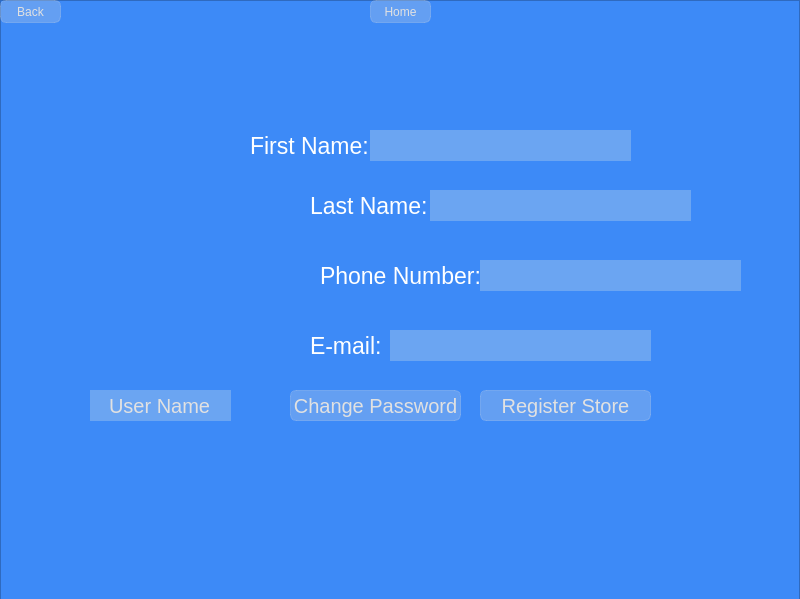
<?xml version="1.0" encoding="UTF-8"?>
<ui version="4.0">
 <class>MainWindow</class>
 <widget class="QMainWindow" name="MainWindow">
  <property name="geometry">
   <rect>
    <x>0</x>
    <y>0</y>
    <width>800</width>
    <height>599</height>
   </rect>
  </property>
  <property name="windowTitle">
   <string>MainWindow</string>
  </property>
  <property name="styleSheet">
   <string notr="true">background-color:rgb(61, 138, 247)</string>
  </property>
  <widget class="QWidget" name="centralwidget">
   <widget class="QLabel" name="label">
    <property name="geometry">
     <rect>
      <x>30</x>
      <y>160</y>
      <width>271</width>
      <height>231</height>
     </rect>
    </property>
    <property name="styleSheet">
     <string notr="true">background: transparent;</string>
    </property>
    <property name="text">
     <string/>
    </property>
    <property name="pixmap">
     <pixmap resource="imagen.qrc">:/dfsfsd/user.PNG</pixmap>
    </property>
    <property name="scaledContents">
     <bool>true</bool>
    </property>
   </widget>
   <widget class="QLabel" name="First_Name">
    <property name="geometry">
     <rect>
      <x>250</x>
      <y>130</y>
      <width>121</width>
      <height>31</height>
     </rect>
    </property>
    <property name="font">
     <font>
      <pointsize>17</pointsize>
     </font>
    </property>
    <property name="styleSheet">
     <string notr="true">background: transparent;
color: rgb(255, 255, 255)</string>
    </property>
    <property name="text">
     <string>First Name:</string>
    </property>
   </widget>
   <widget class="QLabel" name="Last_Name">
    <property name="geometry">
     <rect>
      <x>310</x>
      <y>190</y>
      <width>121</width>
      <height>31</height>
     </rect>
    </property>
    <property name="font">
     <font>
      <pointsize>17</pointsize>
     </font>
    </property>
    <property name="styleSheet">
     <string notr="true">background: transparent;
color: rgb(255, 255, 255)</string>
    </property>
    <property name="text">
     <string>Last Name:</string>
    </property>
   </widget>
   <widget class="QLabel" name="Phone_Number">
    <property name="geometry">
     <rect>
      <x>320</x>
      <y>260</y>
      <width>161</width>
      <height>31</height>
     </rect>
    </property>
    <property name="font">
     <font>
      <pointsize>17</pointsize>
     </font>
    </property>
    <property name="styleSheet">
     <string notr="true">background: transparent;
color: rgb(255, 255, 255)</string>
    </property>
    <property name="text">
     <string>Phone Number:</string>
    </property>
   </widget>
   <widget class="QLabel" name="Email">
    <property name="geometry">
     <rect>
      <x>310</x>
      <y>330</y>
      <width>71</width>
      <height>31</height>
     </rect>
    </property>
    <property name="font">
     <font>
      <pointsize>17</pointsize>
     </font>
    </property>
    <property name="styleSheet">
     <string notr="true">background: transparent;
color: rgb(255, 255, 255)</string>
    </property>
    <property name="text">
     <string>E-mail:</string>
    </property>
   </widget>
   <widget class="QLineEdit" name="lineEdit_First_Name">
    <property name="geometry">
     <rect>
      <x>370</x>
      <y>130</y>
      <width>261</width>
      <height>31</height>
     </rect>
    </property>
    <property name="font">
     <font>
      <pointsize>15</pointsize>
     </font>
    </property>
    <property name="styleSheet">
     <string notr="true">background-color: rgb(254, 252, 224,60);
border: transparent;
color: rgb(225,225,225)</string>
    </property>
   </widget>
   <widget class="QLineEdit" name="lineEdit_Last_Name">
    <property name="geometry">
     <rect>
      <x>430</x>
      <y>190</y>
      <width>261</width>
      <height>31</height>
     </rect>
    </property>
    <property name="font">
     <font>
      <pointsize>15</pointsize>
     </font>
    </property>
    <property name="styleSheet">
     <string notr="true">background-color: rgb(254, 252, 224,60);
border: transparent;
color: rgb(225,225,225)</string>
    </property>
   </widget>
   <widget class="QLineEdit" name="lineEdit_Phone_Number">
    <property name="geometry">
     <rect>
      <x>480</x>
      <y>260</y>
      <width>261</width>
      <height>31</height>
     </rect>
    </property>
    <property name="font">
     <font>
      <pointsize>15</pointsize>
     </font>
    </property>
    <property name="styleSheet">
     <string notr="true">background-color: rgb(254, 252, 224,60);
border: transparent;
color: rgb(225,225,225)</string>
    </property>
   </widget>
   <widget class="QLineEdit" name="lineEdit_Email">
    <property name="geometry">
     <rect>
      <x>390</x>
      <y>330</y>
      <width>261</width>
      <height>31</height>
     </rect>
    </property>
    <property name="font">
     <font>
      <pointsize>15</pointsize>
     </font>
    </property>
    <property name="styleSheet">
     <string notr="true">background-color: rgb(254, 252, 224,60);
border: transparent;
color: rgb(225,225,225)</string>
    </property>
   </widget>
   <widget class="QPushButton" name="pushButton_back">
    <property name="geometry">
     <rect>
      <x>0</x>
      <y>0</y>
      <width>61</width>
      <height>23</height>
     </rect>
    </property>
    <property name="autoFillBackground">
     <bool>false</bool>
    </property>
    <property name="styleSheet">
     <string notr="true">background: rgb(225,225,225,60);
border: 1px solid rgb(225,225,225,60);
border-radius: 6px;
color: rgb(225,225,225);
</string>
    </property>
    <property name="text">
     <string>Back</string>
    </property>
   </widget>
   <widget class="QPushButton" name="pushButton_Home">
    <property name="geometry">
     <rect>
      <x>370</x>
      <y>0</y>
      <width>61</width>
      <height>23</height>
     </rect>
    </property>
    <property name="autoFillBackground">
     <bool>false</bool>
    </property>
    <property name="styleSheet">
     <string notr="true">background: rgb(225,225,225,60);
border: 1px solid rgb(225,225,225,60);
border-radius: 6px;
color: rgb(225,225,225);
</string>
    </property>
    <property name="text">
     <string>Home</string>
    </property>
   </widget>
   <widget class="QLineEdit" name="Username">
    <property name="geometry">
     <rect>
      <x>90</x>
      <y>390</y>
      <width>141</width>
      <height>31</height>
     </rect>
    </property>
    <property name="font">
     <font>
      <pointsize>15</pointsize>
     </font>
    </property>
    <property name="styleSheet">
     <string notr="true">background-color: rgb(254, 252, 224,60);
border: transparent;
color: rgb(225,225,225)</string>
    </property>
    <property name="text">
     <string>User Name</string>
    </property>
    <property name="alignment">
     <set>Qt::AlignCenter</set>
    </property>
   </widget>
   <widget class="QPushButton" name="pushButton_back_Change_Password">
    <property name="geometry">
     <rect>
      <x>290</x>
      <y>390</y>
      <width>171</width>
      <height>31</height>
     </rect>
    </property>
    <property name="font">
     <font>
      <pointsize>15</pointsize>
     </font>
    </property>
    <property name="autoFillBackground">
     <bool>false</bool>
    </property>
    <property name="styleSheet">
     <string notr="true">background: rgb(225,225,225,60);
border: 1px solid rgb(225,225,225,60);
border-radius: 6px;
color: rgb(225,225,225);
</string>
    </property>
    <property name="text">
     <string>Change Password</string>
    </property>
   </widget>
   <widget class="QPushButton" name="pushButton_Resgister_Store">
    <property name="geometry">
     <rect>
      <x>480</x>
      <y>390</y>
      <width>171</width>
      <height>31</height>
     </rect>
    </property>
    <property name="font">
     <font>
      <pointsize>15</pointsize>
     </font>
    </property>
    <property name="autoFillBackground">
     <bool>false</bool>
    </property>
    <property name="styleSheet">
     <string notr="true">background: rgb(225,225,225,60);
border: 1px solid rgb(225,225,225,60);
border-radius: 6px;
color: rgb(225,225,225);
</string>
    </property>
    <property name="text">
     <string>Register Store</string>
    </property>
   </widget>
   <widget class="QLabel" name="Editar_Photo">
    <property name="geometry">
     <rect>
      <x>240</x>
      <y>350</y>
      <width>41</width>
      <height>31</height>
     </rect>
    </property>
    <property name="styleSheet">
     <string notr="true">background: transparent;</string>
    </property>
    <property name="text">
     <string/>
    </property>
    <property name="pixmap">
     <pixmap resource="imagen.qrc">:/Inicio/descarga1.png</pixmap>
    </property>
    <property name="scaledContents">
     <bool>true</bool>
    </property>
   </widget>
   <widget class="QLabel" name="Editar_UserName">
    <property name="geometry">
     <rect>
      <x>230</x>
      <y>390</y>
      <width>41</width>
      <height>31</height>
     </rect>
    </property>
    <property name="styleSheet">
     <string notr="true">background: transparent;</string>
    </property>
    <property name="text">
     <string/>
    </property>
    <property name="pixmap">
     <pixmap resource="imagen.qrc">:/Inicio/descarga1.png</pixmap>
    </property>
    <property name="scaledContents">
     <bool>true</bool>
    </property>
   </widget>
   <widget class="QLabel" name="Editar_Phone_Number">
    <property name="geometry">
     <rect>
      <x>700</x>
      <y>260</y>
      <width>41</width>
      <height>31</height>
     </rect>
    </property>
    <property name="styleSheet">
     <string notr="true">background: transparent;</string>
    </property>
    <property name="text">
     <string/>
    </property>
    <property name="pixmap">
     <pixmap resource="imagen.qrc">:/Inicio/descarga1.png</pixmap>
    </property>
    <property name="scaledContents">
     <bool>true</bool>
    </property>
   </widget>
   <widget class="QLabel" name="Editar_First_Name">
    <property name="geometry">
     <rect>
      <x>590</x>
      <y>130</y>
      <width>41</width>
      <height>31</height>
     </rect>
    </property>
    <property name="styleSheet">
     <string notr="true">background: transparent;</string>
    </property>
    <property name="text">
     <string/>
    </property>
    <property name="pixmap">
     <pixmap resource="imagen.qrc">:/Inicio/descarga1.png</pixmap>
    </property>
    <property name="scaledContents">
     <bool>true</bool>
    </property>
   </widget>
   <widget class="QLabel" name="Editar_Last_Name">
    <property name="geometry">
     <rect>
      <x>650</x>
      <y>190</y>
      <width>41</width>
      <height>31</height>
     </rect>
    </property>
    <property name="styleSheet">
     <string notr="true">background: transparent;</string>
    </property>
    <property name="text">
     <string/>
    </property>
    <property name="pixmap">
     <pixmap resource="imagen.qrc">:/Inicio/descarga1.png</pixmap>
    </property>
    <property name="scaledContents">
     <bool>true</bool>
    </property>
   </widget>
   <widget class="QFrame" name="frame">
    <property name="geometry">
     <rect>
      <x>0</x>
      <y>0</y>
      <width>800</width>
      <height>600</height>
     </rect>
    </property>
    <property name="focusPolicy">
     <enum>Qt::ClickFocus</enum>
    </property>
    <property name="frameShape">
     <enum>QFrame::StyledPanel</enum>
    </property>
    <property name="frameShadow">
     <enum>QFrame::Raised</enum>
    </property>
   </widget>
   <zorder>frame</zorder>
   <zorder>label</zorder>
   <zorder>First_Name</zorder>
   <zorder>Last_Name</zorder>
   <zorder>Phone_Number</zorder>
   <zorder>Email</zorder>
   <zorder>lineEdit_First_Name</zorder>
   <zorder>lineEdit_Last_Name</zorder>
   <zorder>lineEdit_Phone_Number</zorder>
   <zorder>lineEdit_Email</zorder>
   <zorder>pushButton_back</zorder>
   <zorder>pushButton_Home</zorder>
   <zorder>Username</zorder>
   <zorder>pushButton_back_Change_Password</zorder>
   <zorder>pushButton_Resgister_Store</zorder>
   <zorder>Editar_Photo</zorder>
   <zorder>Editar_UserName</zorder>
   <zorder>Editar_Phone_Number</zorder>
   <zorder>Editar_First_Name</zorder>
   <zorder>Editar_Last_Name</zorder>
  </widget>
 </widget>
 <resources>
  <include location="imagen.qrc"/>
 </resources>
 <connections/>
</ui>
